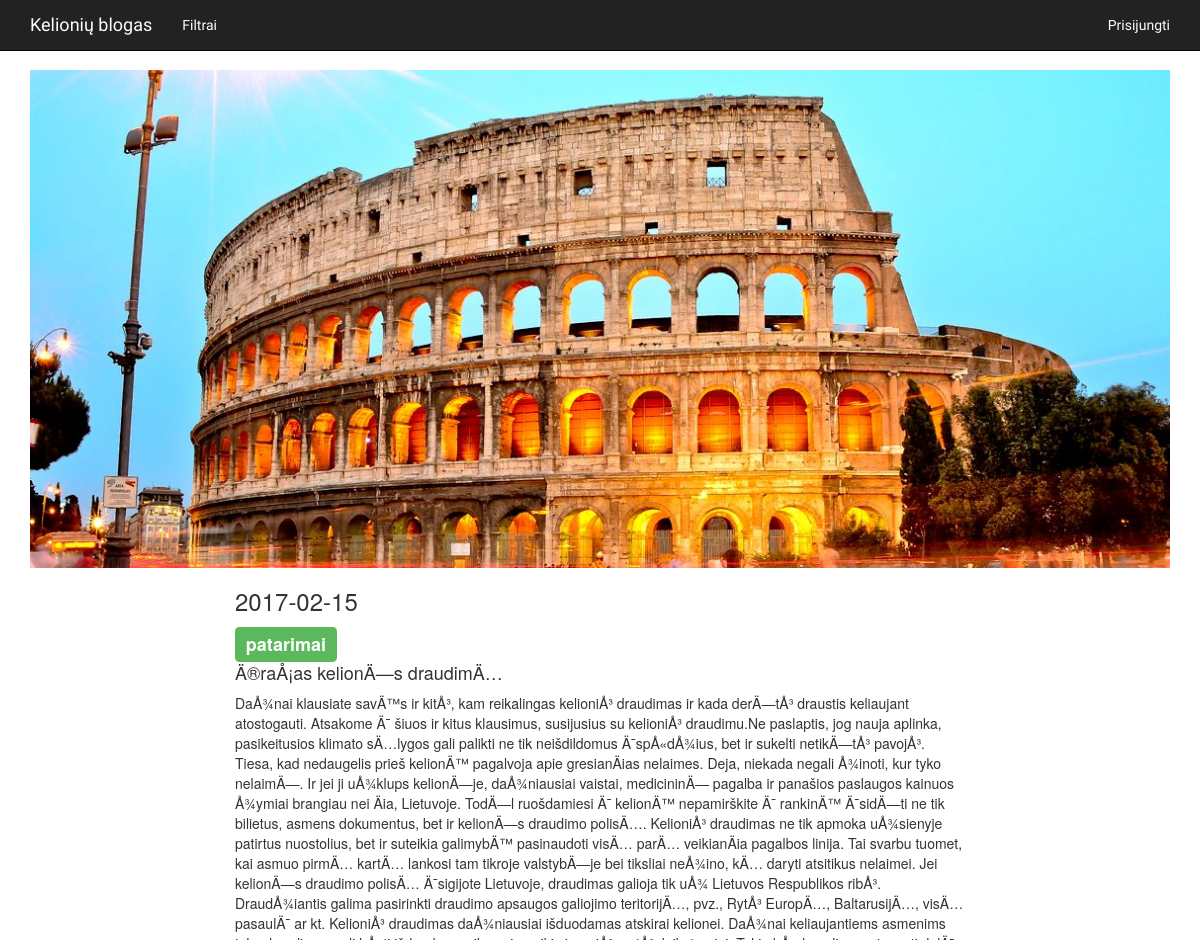
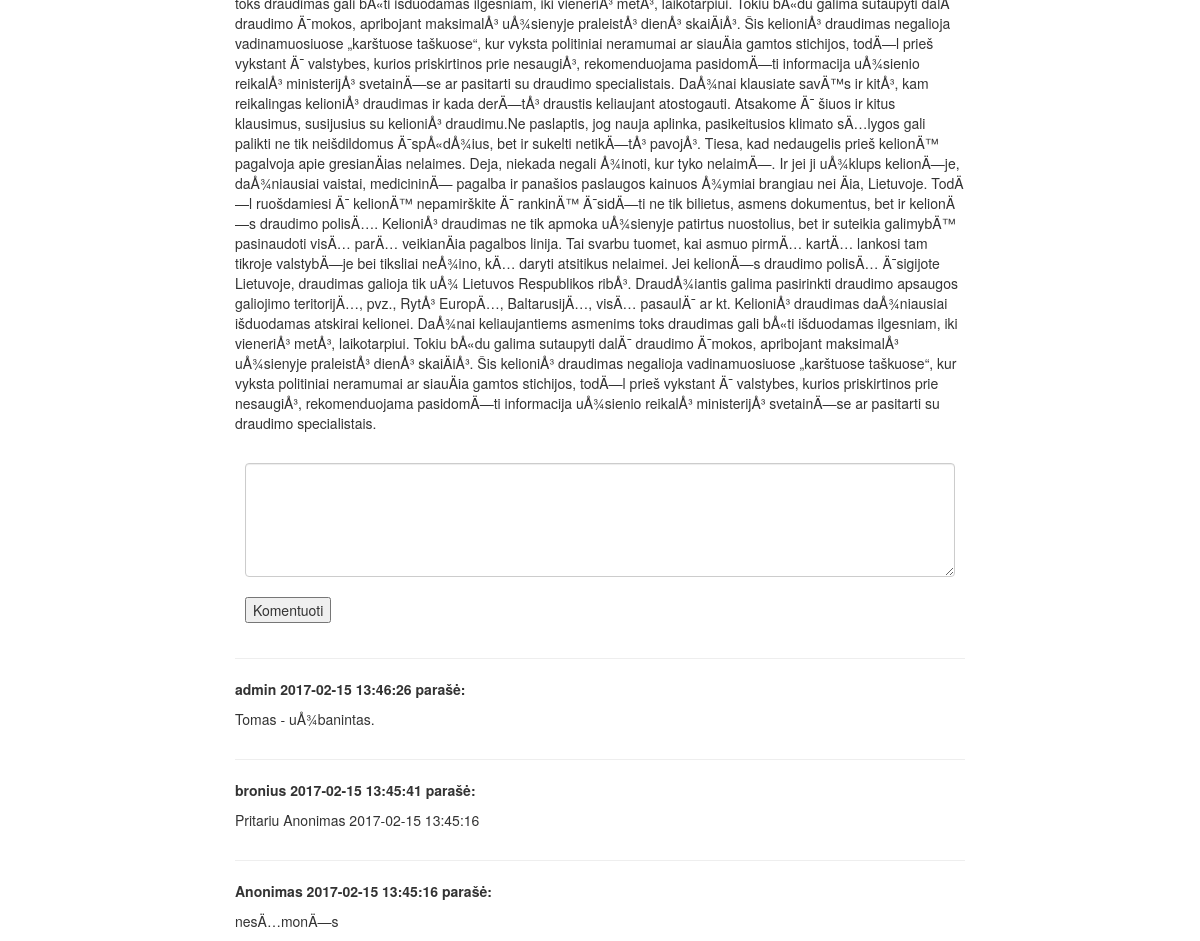
Screenshot of /single-entry.php?id=30 with the database file from the repository (2 pictures, top to bottom).
### tables this page shows
CREATE TABLE `entries` (
  `id` int(11) NOT NULL,
  `user_id` varchar(100) NOT NULL,
  `title` varchar(2000) NOT NULL,
  `entry` text NOT NULL,
  `category_id` int(11) NOT NULL,
  `timestamp` datetime NOT NULL DEFAULT CURRENT_TIMESTAMP,
  `status` varchar(11) NOT NULL DEFAULT 'a',
  `picture` varchar(255) NOT NULL DEFAULT 'http://lorempixel.com/950/600/'
);

CREATE TABLE `category` (
  `id` int(11) NOT NULL,
  `category_name` varchar(255) NOT NULL,
  `status` varchar(10) NOT NULL DEFAULT 'a'
);

CREATE TABLE `comments` (
  `id` int(11) NOT NULL,
  `user_id` int(11) NOT NULL,
  `entry_id` int(11) NOT NULL,
  `comment` varchar(255) NOT NULL,
  `timestamp` datetime NOT NULL DEFAULT CURRENT_TIMESTAMP,
  `status` varchar(11) NOT NULL DEFAULT 'a'
);

CREATE TABLE `users` (
  `id` int(11) NOT NULL,
  `username` varchar(255) NOT NULL,
  `email` varchar(255) NOT NULL,
  `password` varchar(255) NOT NULL,
  `user_level` int(11) NOT NULL DEFAULT '3',
  `type` varchar(11) NOT NULL DEFAULT 'a',
  `timestamp` datetime NOT NULL DEFAULT CURRENT_TIMESTAMP
);

### single-entry.php (the view, shortened to what this page needs)
<?php
include('functions.php');
include('navbar.php');
include('head.php');
$entry_id = $_GET['id'];
$query = mysqli_query($db_connect, "SELECT * FROM entries WHERE id = '{$entry_id}'");
while($list = mysqli_fetch_array($query)){
    $entry = $list['entry'];
    $title = $list['title'];
    $time = $list['timestamp'];
    $cat_id = $list['category_id'];
  }
  $cat_query = mysqli_query($db_connect, "SELECT * FROM category WHERE id = '{$cat_id}'");
  while($run_cat = mysqli_fetch_array($cat_query)){
    $category_name = $run_cat['category_name'];
  }
?>
<div class="container ">
  <div class="row">
      <div class="col-lg-12 ">
          <a href="#">
              <img class="img-responsive" src="images/rome-und-col.jpg" alt="">
          </a>
        <div class="col-md-8 col-md-offset-2">
          <h3><?= substr($time, 0, -8);?></h3>
          <h3><span class="label label-success"><?=$category_name?></span></h3>
          <h4><?=$title?></h4>
          <p><?=$entry?></p>
        </div>
      </div>
    </div>
    <div class="col-lg-12">
      <br>
      <div class="col-md-8 col-md-offset-2" id="submit_comment">
        <div class="form-group">
             <form action="comment-db.php" method="POST">
                <textarea class="form-control" rows="5" id="comment" name="comment"></textarea>
                <br>
                <input type="submit" value="Komentuoti">
            </form>
      </div>
    </div>
    </div>
        <?php
        $query = mysqli_query($db_connect, "SELECT * FROM comments WHERE entry_id = '{$entry_id}' ORDER BY timestamp DESC");
        while($list = mysqli_fetch_array($query)){
            $comment = $list['comment'];
            $time = $list['timestamp'];
            $user_id = $list['user_id'];
            $status = $list['status'];
            if($user_id != 0){
              $user_query = mysqli_query($db_connect, "SELECT * FROM users WHERE id = '{$user_id}'");
              while($run_user = mysqli_fetch_array($user_query)){
                $username = $run_user['username'];
              }}else {
                $username = 'Anonimas';
              }
              if($status != 'd'){
            ?>
          <div class="col-md-8 col-md-offset-2"  >
            <hr>
            <p><strong><?=$username?></strong> <span><strong><?=$time?></strong></span><span> <strong>parašė:</strong></span>
            <br>
            <p><?=$comment?></p>
          </div>
             <?php } ?>
            <?php
          }
        ?>
</div>

### rows the page displays
entries: timestamp "2017-02-15", title "Ä®raÅ¡as kelionÄ—s draudimÄ…", entry "DaÅ¾nai klausiate savÄ™s ir kitÅ³, kam reikalingas kelioniÅ³ draudimas ir kada derÄ—tÅ³ draustis keliaujant atostogauti. Atsakome Ä¯ šiuos ir kitus klausimus, susijusius su kelioniÅ³ draudimu.Ne paslaptis, jog nauja aplinka, pasikeitusios klimato sÄ…lygos gali palikti ne tik neišdildomus Ä¯spÅ«dÅ¾ius, bet ir sukelti netikÄ—tÅ³ pavojÅ³. Tiesa, kad nedaugelis prieš kelionÄ™ pagalvoja apie gresianÄias nelaimes. Deja, niekada negali Å¾inoti, kur tyko nelaimÄ—. Ir jei ji uÅ¾klups kelionÄ—je, daÅ¾niausiai vaistai, medicininÄ— pagalba ir panašios paslaugos kainuos Å¾ymiai brangiau nei Äia, Lietuvoje. TodÄ—l ruošdamiesi Ä¯ kelionÄ™ nepamirškite Ä¯ rankinÄ™ Ä¯sidÄ—ti ne tik bilietus, asmens…"
category: category_name "patarimai"
comments: user.username "admin", timestamp "2017-02-15 13:46:26", comment "Tomas - uÅ¾banintas."
comments: user.username "bronius", timestamp "2017-02-15 13:45:41", comment "Pritariu Anonimas 2017-02-15 13:45:16"
comments: user "Anonimas", timestamp "2017-02-15 13:45:16", comment "nesÄ…monÄ—s"
